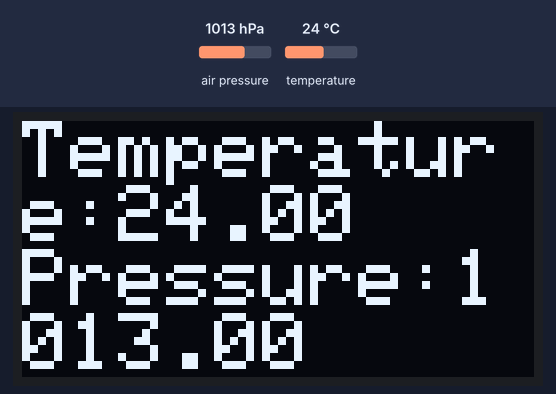
The sketch below on a simulated ESP32. Parts: 128×64 one-colour display. Inputs (shaded band) come from the test bench; at power-on: temperature 24 °C, air pressure 1013 hPa. What the sketch prints to the serial monitor is not drawn.

Above: at 3.8 s.
3.9 s: temperature set to 12 °C
At 6.9 s:
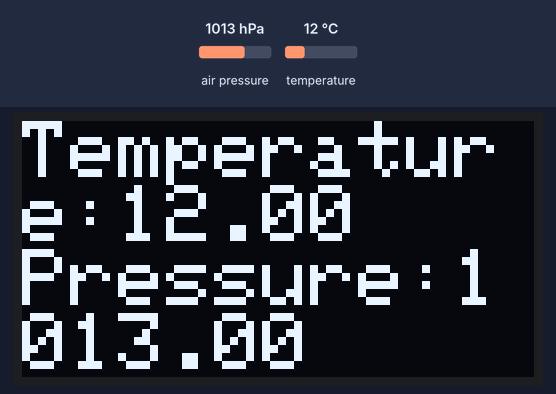
7.8 s: air pressure set to 952 hPa
At 10.2 s:
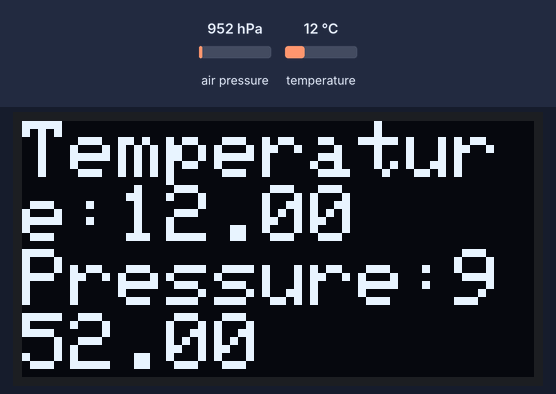
11.7 s: temperature set to 19 °C
At 13.6 s:
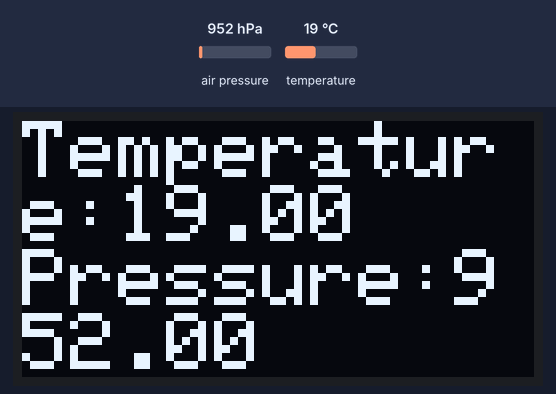
15.6 s: air pressure set to 975 hPa
At 19.0 s:
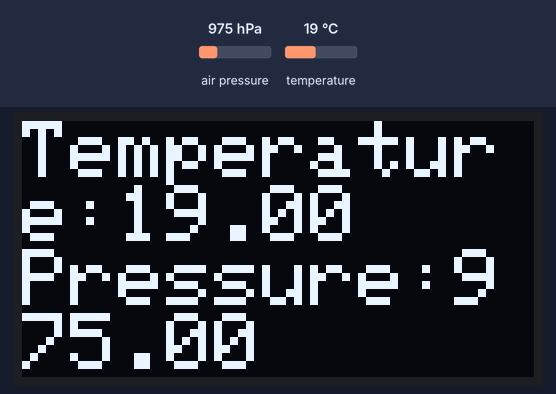
Timing chart, 0 to 20.5 s (numbered marks = the images above; inputs shaded):
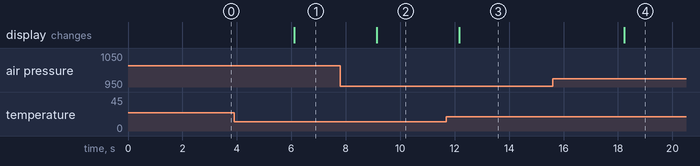

Measured:
- after the input at 3.9 s, the display: changes after 2.2 s (image 1)
- after the input at 7.8 s, the display: changes after 1.3 s (image 2)
- after the input at 11.7 s, the display: changes after 0.47 s (image 3)
- after the input at 15.6 s, the display: changes after 2.6 s (image 4)

The sketch:

temp_press_esp32.ino
```cpp
#include <Arduino.h>
//#include <WiFi.h>
#include <Wire.h>
#include <Adafruit_BMP280.h>
#define BMP_SDA 21
#define BMP_SCL 22
#include <Adafruit_GFX.h>
#include <Adafruit_SSD1306.h>]
Adafruit_BMP280 bmp280;
Adafruit_SSD1306 display(128, 64, &Wire, -1);
void setup() {
  //...
  Serial.begin(9600);
  Serial.println("Initializing BMP280");
  boolean status = bmp280.begin(0x76);
  if (!status) {
    Serial.println("Not connected");
  }

  if(!display.begin(SSD1306_SWITCHCAPVCC, 0x3c)) {
    Serial.println(F("SSD1306 allocation failed"));
    for(;;); // Don't proceed, loop forever
  }
  display.setTextSize(2);
  display.clearDisplay();
  display.setTextColor(WHITE);
}
void loop() {
  //Serial.println(WiFi.localIP());
  float temp = bmp280.readTemperature();
  float press = bmp280.readPressure() / 100;
  Serial.println("Temperature:");
  Serial.println(temp);
  display.clearDisplay();
  display.setCursor(0,0);
  display.print("Temperature:");
  display.println(temp);
  display.print("Pressure:");
  display.println(press);
  display.display();
  delay(3000);
}
```
